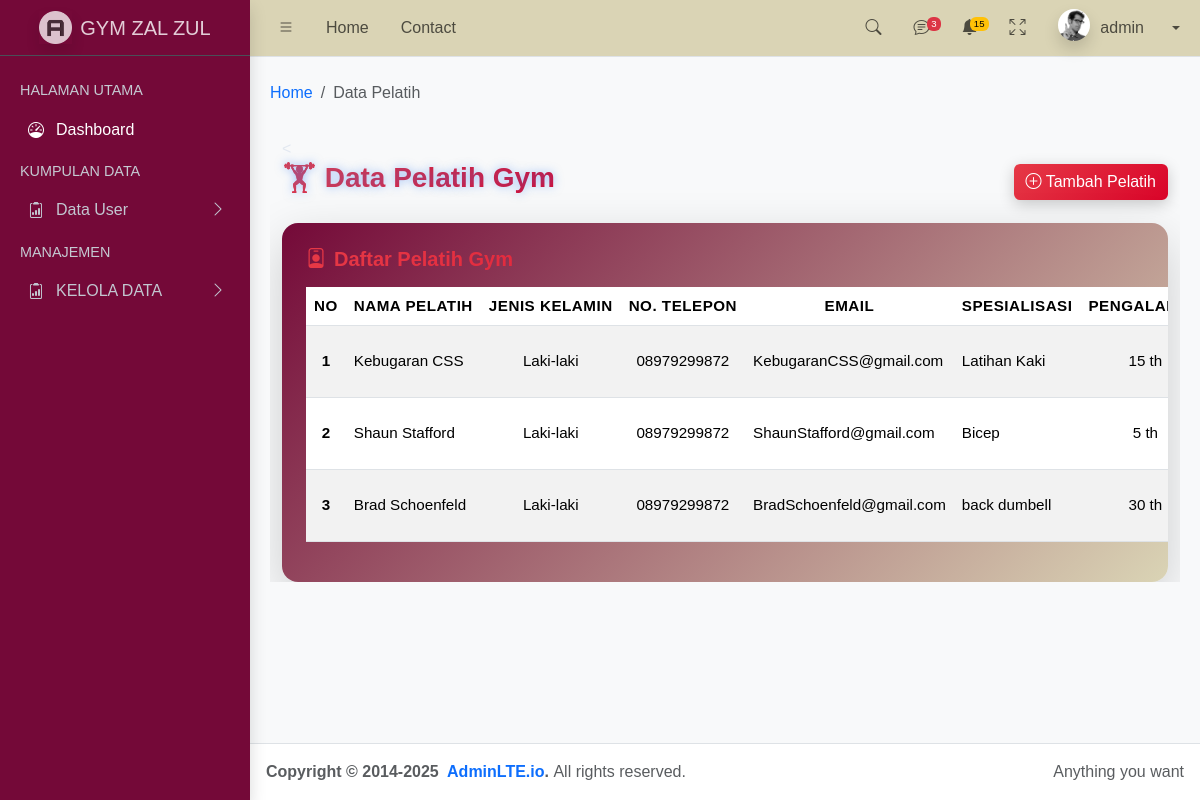
Screenshot of /dist/tables/pelatih.php with the database file from the repository.
### tables this page shows
CREATE TABLE `pelatih` (
  `id_pelatih` int(11) NOT NULL,
  `nama_pelatih` varchar(100) NOT NULL,
  `jenis_kelamin` enum('Laki-laki','Perempuan') NOT NULL,
  `no_telepon` varchar(15) DEFAULT NULL,
  `email` varchar(100) DEFAULT NULL,
  `alamat` text DEFAULT NULL,
  `spesialisasi` varchar(100) DEFAULT NULL,
  `pengalaman_tahun` int(11) DEFAULT NULL,
  `jadwal_available` text DEFAULT NULL,
  `foto_pelatih` varchar(255) DEFAULT NULL,
  `status` enum('Aktif','Nonaktif') DEFAULT 'Aktif',
  `tanggal_ditambahkan` datetime DEFAULT current_timestamp(),
  `kuota` int(11) DEFAULT 0,
  `tempat` varchar(255) DEFAULT NULL
);

### dist/tables/pelatih.php (the view, shortened to what this page needs)
<!doctype html>
<html lang="en">
  <head>
    <link
      rel="stylesheet"
      href="https://cdn.jsdelivr.net/npm/@fontsource/source-sans-3@5.0.12/index.css"
      media="print"
      onload="this.media='all'"
    />
    <link
      rel="stylesheet"
      href="https://cdn.jsdelivr.net/npm/overlayscrollbars@2.11.0/styles/overlayscrollbars.min.css"
    />
    <link
      rel="stylesheet"
      href="https://cdn.jsdelivr.net/npm/bootstrap-icons@1.13.1/font/bootstrap-icons.min.css"
    />
<link href="https://cdn.jsdelivr.net/npm/fullcalendar@6.1.11/index.global.min.css" rel="stylesheet">
    <link rel="stylesheet" href="../css/adminlte.css" />
  </head>
  <body class="layout-fixed sidebar-expand-lg sidebar-open bg-body-tertiary">
    <div class="app-wrapper">
      <nav class="app-header navbar navbar-expand " style="background-color: rgb(218, 212, 181);">
        <div class="container-fluid">
          <ul class="navbar-nav">
            <li class="nav-item">
              <a class="nav-link" data-lte-toggle="sidebar" href="#" role="button">
                <i class="bi bi-list"></i>
              </a>
            </li>
            <li class="nav-item d-none d-md-block"><a href="#" class="nav-link">Home</a></li>
            <li class="nav-item d-none d-md-block"><a href="#" class="nav-link">Contact</a></li>
          </ul>
          <ul class="navbar-nav ms-auto">
            <li class="nav-item">
              <a class="nav-link" data-widget="navbar-search" href="#" role="button">
                <i class="bi bi-search"></i>
              </a>
            </li>
            <li class="nav-item dropdown">
              <a class="nav-link" data-bs-toggle="dropdown" href="#">
                <i class="bi bi-chat-text"></i>
                <span class="navbar-badge badge text-bg-danger">3</span>
              </a>
            </li>
            <li class="nav-item dropdown">
              <a class="nav-link" data-bs-toggle="dropdown" href="#">
                <i class="bi bi-bell-fill"></i>
                <span class="navbar-badge badge text-bg-warning">15</span>
              </a>
            </li>
            <li class="nav-item">
              <a class="nav-link" href="#" data-lte-toggle="fullscreen">
                <i data-lte-icon="maximize" class="bi bi-arrows-fullscreen"></i>
              </a>
            </li>
            <li class="nav-item dropdown user-menu">
              <a href="#" class="nav-link dropdown-toggle" data-bs-toggle="dropdown">
                <img
                  src="./assets/img/user2-160x160.jpg"
                  class="user-image rounded-circle shadow"
                  alt="User Image"
                />
                <span class="d-none d-md-inline">admin </span>
              </a>
            </li>
          </ul>
          <ul class="navbar-nav">
            <li class="nav-item dropdown">
              <button
                class="btn btn-link nav-link py-2 px-0 px-lg-2 dropdown-toggle d-flex align-items-center"
                id="bd-theme"
                type="button"
                aria-expanded="false"
                data-bs-toggle="dropdown"
                data-bs-display="static"
              >
              </button>
            </li>
          </ul>
        </div>
      </nav>
       <aside class="app-sidebar  shadow" data-bs-theme="dark" style="background-color: rgb(116, 9, 56);">
        <div class="sidebar-brand">
          <a href="./index.php" class="brand-link">
            <img
              src="../assets/img/AdminLTELogo.png"
              alt="AdminLTE Logo"
              class="brand-image opacity-75 shadow"
            />
            <span class="brand-text fw-light">GYM ZAL ZUL</span>
          </a>
        </div>
        <div class="sidebar-wrapper">
          <nav class="mt-2">
                              <ul
              class="nav sidebar-menu flex-column"
              data-lte-toggle="treeview"
              role="navigation"
              aria-label="Main navigation"
              data-accordion="false"
              id="navigation"
            >
            <li class="nav-header">HALAMAN UTAMA</li>
              <li class="nav-item menu-open">
                <a href="#" class="nav-link active">
                  <i class="nav-icon bi bi-speedometer"></i>
                  <p>
                    Dashboard
                  </p>
                </a>
              </li>
              <li class="nav-header">KUMPULAN DATA</li>
              <li class="nav-item">
                <a href="#" class="nav-link ">
                  <i class="nav-icon bi bi-clipboard2-data"></i>
                  <p>
                    Data User
                  </p>
                </a>
              </li>
              <li class="nav-header"> MANAJEMEN</li>
              <li class="nav-item">
                <a href="#" class="nav-link ">
                  <i class="nav-icon bi bi-clipboard2-data"></i>
                  <p>
                    KELOLA DATA
                  </p>
                </a>
              </li>
            </ul>
          </nav>
        </div>
      </aside>
      <main class="app-main">
        <div class="app-content-header">
          <div class="container-fluid">
            <div class="row">
              <div class="col-sm-6">
                <ol class="breadcrumb float-sm-start">
                  <li class="breadcrumb-item"><a href="../index.php">Home</a></li>
                  <li class="breadcrumb-item active" aria-current="page">Data Pelatih</li>
                </ol>
              </div>
            </div>
            <div class="card-body">
        <div class="table-responsive">
 <div class="container-fluid mt-4">
  <<div class="header-section header-gradasi">
    <h3>🏋️ Data Pelatih Gym</h3>
    <button class="btn btn-gradasi-merah" data-bs-toggle="modal" data-bs-target="#modalTambahPelatih">
  <i class="bi bi-plus-circle"></i> Tambah Pelatih
</button>
  </div>
  <div class="card table-gym p-4 shadow-lg border-0  text-light rounded-4">
  <h5 class="mb-3 gradasi-merah">
  <i class="bi bi-person-badge me-2"></i>Daftar Pelatih Gym
</h5>
<?php
include '../../koneksi.php';
$now = date('Y-m-d H:i');
$cekPelatih = mysqli_query($conn, "SELECT id_pelatih, jadwal_available FROM pelatih");
while ($row = mysqli_fetch_assoc($cekPelatih)) {
    $id = $row['id_pelatih'];
    $jadwalText = trim($row['jadwal_available']);
    $jadwalList = array_map('trim', explode(',', $jadwalText));
    $jadwalBaru = [];
    foreach ($jadwalList as $item) {
        if (strtotime($item) >= strtotime($now)) {
            $jadwalBaru[] = $item;
        }
    }
    $jadwalFinal = implode(', ', $jadwalBaru);
    if ($jadwalFinal != $jadwalText) {
        mysqli_query($conn, "UPDATE pelatih SET jadwal_available = '$jadwalFinal' WHERE id_pelatih = '$id'");
    }
}
?>
<table id="tabelPelatih" class="table table-striped table-hover align-middle w-100">
    <thead class="text-center text-uppercase">
        <tr>
            <th>No</th>
            <th>Nama Pelatih</th>
            <th>Jenis Kelamin</th>
            <th>No. Telepon</th>
            <th>Email</th>
            <th>Spesialisasi</th>
            <th>Pengalaman</th>
        </tr>
    </thead>
    <tbody>
        <?php
        $no = 1;
        $query = mysqli_query($conn, "SELECT * FROM pelatih ORDER BY id_pelatih DESC");
        while ($row = mysqli_fetch_assoc($query)) {
            echo "<tr>
                    <td class='text-center fw-semibold text-black'>{$no}</td>
                    <td class='text-dark'>{$row['nama_pelatih']}</td>
                    <td class='text-center text-dark'>{$row['jenis_kelamin']}</td>
                    <td class='text-center text-dark'>{$row['no_telepon']}</td>
                    <td class='text-dark'>{$row['email']}</td>
                    <td class='text-dark'>{$row['spesialisasi']}</td>
                    <td class='text-center text-dark'>{$row['pengalaman_tahun']} th</td>
                    <td class='text-center'>";
            echo "</td>
                    <td class='text-center'>
                        <span class='badge " . ($row['status'] == 'Aktif' ? 'bg-success' : 'bg-secondary') . " px-3 py-2 rounded-pill shadow-sm'>
                            {$row['status']}
                        </span>
                    </td>
                    <td class='text-center'>";
            echo "</td>
                  <td class='text-center'>
                    <button class='btn btn-sm btn-warning edit-btn me-1'
                            data-id='{$row['id_pelatih']}'
                            title='Edit Data'>
                      <i class='bi bi-pencil-square'></i>
                    </button>
                    <button class='btn btn-sm btn-danger delete-btn'
                            data-id='{$row['id_pelatih']}'
                            title='Hapus Data'>
                      <i class='bi bi-trash'></i>
                    </button>
                  </td>
                </tr>";
            $no++;
        }
        ?>
    </tbody>
</table>
</div>
</div>
        </div>
      </div>
          </div>
        </div>
      </main>
      <footer class="app-footer">
        <div class="float-end d-none d-sm-inline">Anything you want</div>
        <strong>
          Copyright &copy; 2014-2025&nbsp;
          <a href="https://adminlte.io" class="text-decoration-none">AdminLTE.io</a>.
        </strong>
        All rights reserved.
      </footer>
    </div>
<link href="https://cdn.jsdelivr.net/npm/fullcalendar@6.1.8/main.min.css" rel="stylesheet">
<link href="https://cdn.jsdelivr.net/npm/bootstrap-icons@1.11.3/font/bootstrap-icons.css" rel="stylesheet">
<link rel="stylesheet" href="https://cdn.jsdelivr.net/npm/flatpickr/dist/flatpickr.min.css">
  </body>
</html>

### dist/tables/pelatih.php (style rules this page uses)
body { background-color: #0f172a; color: #e2e8f0; font-family: 'Poppins', sans-serif; margin: 0; padding: 0; }
.table-gym { background: linear-gradient(135deg, rgb(116, 9, 56), rgb(218, 212, 181)); color: #000 !important; border-radius: 12px; overflow: hidden; box-shadow: 0 8px 25px rgba(0, 0, 0, 0.6); padding: 20px; }
.table-gym thead { color: #fff !important; text-transform: uppercase; letter-spacing: 0.5px; font-weight: 600; }
.table-gym th, .table-gym td { vertical-align: middle; color: #000 !important; font-size: 0.95rem; white-space: nowrap; }
.header-section { display: flex; justify-content: space-between; align-items: center; flex-wrap: wrap; margin-bottom: 20px; gap: 10px; }
.header-section h3 { font-weight: 700; text-shadow: 0 0 10px rgba(59, 130, 246, 0.5); }
.btn-gradasi-merah { background: linear-gradient(135deg, #e63946, #d90429); color: #fff; border: none; box-shadow: 0 4px 15px rgba(0, 0, 0, 0.2); transition: 0.3s; }
.gradasi-merah { background: linear-gradient(135deg, #e63946, #d90429); -webkit-background-clip: text; -webkit-text-fill-color: transparent; font-weight: bold; }
.header-gradasi h3 { background: linear-gradient(135deg, #e63946, #d90429); -webkit-background-clip: text; -webkit-text-fill-color: transparent; font-weight: bold; }

### rows the page displays
pelatih: nama_pelatih "Kebugaran CSS", jenis_kelamin "Laki-laki", no_telepon "08979299872", email "KebugaranCSS@gmail.com", spesialisasi "Latihan Kaki", pengalaman_tahun "15"
pelatih: nama_pelatih "Shaun Stafford", jenis_kelamin "Laki-laki", no_telepon "08979299872", email "ShaunStafford@gmail.com", spesialisasi "Bicep", pengalaman_tahun "5"
pelatih: nama_pelatih "Brad Schoenfeld", jenis_kelamin "Laki-laki", no_telepon "08979299872", email "BradSchoenfeld@gmail.com", spesialisasi "back dumbell", pengalaman_tahun "30"
